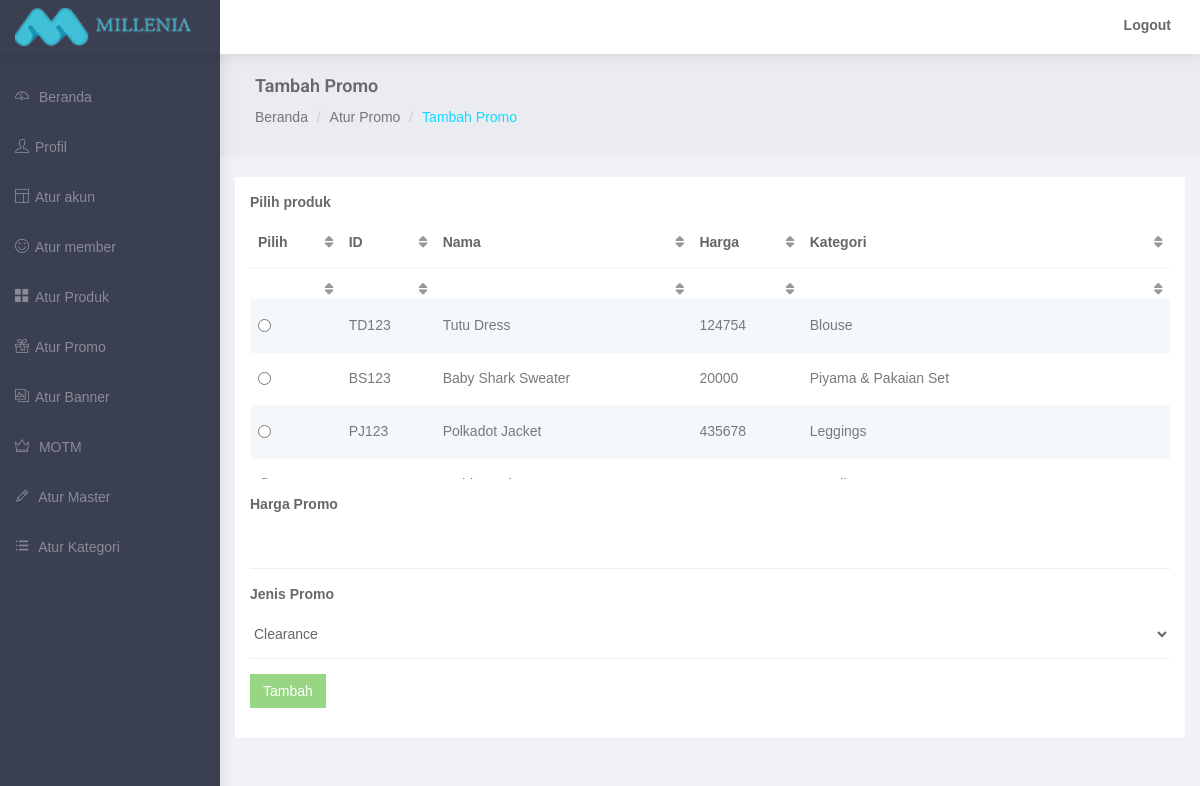
The app's page /admin/add-promo.php (signed in) with its own data.
### tables this page shows
CREATE TABLE `mi_product` (
  `product_no` int(11) NOT NULL,
  `product_code` varchar(20) DEFAULT NULL,
  `product_name` varchar(100) NOT NULL,
  `product_price` int(11) NOT NULL,
  `product_price_grosir1` int(3) DEFAULT NULL,
  `product_price_grosir2` int(3) DEFAULT NULL,
  `product_price_grosir3` int(3) DEFAULT NULL,
  `product_weight` int(11) NOT NULL,
  `product_subsubcategory_id` int(11) NOT NULL,
  `product_desc` varchar(300) NOT NULL,
  `product_detail` text NOT NULL,
  `product_size_detail` text NOT NULL,
  `product_motm` enum('Y','N') NOT NULL DEFAULT 'N',
  `product_active` enum('Y','N') NOT NULL,
  `product_clearance_active` enum('Y','N') NOT NULL DEFAULT 'N',
  `product_time_active` enum('Y','N') NOT NULL DEFAULT 'N',
  `product_qty_active` enum('Y','N') NOT NULL DEFAULT 'N',
  `product_time_day` date NOT NULL,
  `product_time_hour` time NOT NULL,
  `product_time_day_end` date NOT NULL,
  `product_time_hour_end` time NOT NULL,
  `product_qty_sale` int(11) DEFAULT NULL,
  `product_promo_price` int(11) NOT NULL,
  `product_timestamp` timestamp NOT NULL DEFAULT CURRENT_TIMESTAMP,
  `product_created_user` varchar(20) NOT NULL
);

### admin/add-promo.php (the view, shortened to what this page needs)
<?php
	require 'includes/connect.php';
?>
<!DOCTYPE html>
<html lang="en">
<head>
</head>
<body>
    <div id="wrapper">
        <div id="page-wrapper">
            <div class="container-fluid">
                <div class="row bg-title">
                    <div class="col-lg-12">
                        <h4 class="page-title">Tambah Promo</h4>
                        <ol class="breadcrumb">
                            <li><a href="index.php">Beranda</a></li>
                            <li><a href="manage-promo.php">Atur Promo</a></li>
                            <li class="active">Tambah Promo</li>
                        </ol>
                    </div>
                </div>
                <div class="row">
                    <div class="col-md-12 col-lg-12 col-sm-12">
                        <div class="white-box">
                            <form class="form-horizontal form-material" method="post" action="add-promo.php">
                                <div class="form-group">
                                    <label class="col-md-12">Pilih produk</label>
                                    <div class="col-md-12">
                                        <div class="table-responsive">
                                            <table id="tbl" class="table-striped table">
                                                <thead>
                                                    <tr>
                                                        <th>Pilih</th>
                                                        <th>ID</th>
                                                        <th>Nama</th>
                                                        <th>Harga</th>
                                                        <th>Kategori</th>
                                                    </tr>
                                                </thead>
                                                <tbody>
                                                    <?php
                                                    $list = mysqli_query($conn, "SELECT * FROM mi_view_product WHERE LENGTH(promo) < 1");
                                                    while ($row = mysqli_fetch_assoc($list))
                                                      {
                                                        $no = $row['product_no'];
                                                        $id = $row['product_code'];
                                                        $name = $row['product_name'];
                                                        $price = $row['product_price'];
                                                        $category = $row['subsubcategory_name'];
                                                        echo "
                                                        <tr class='result'>
                                                          <td><input required type='radio' name='products[]' value='".$no."'</td>
                                                          <td>".$id."</td>
                                                          <td>".$name."</td>
                                                          <td>".$price."</td>
                                                          <td>".$category."</td>
                                                        </tr>
                                                        ";
                                                      }
                                                    ?>
                                                </tbody>
                                            </table>
                                        </div>
                                    </div>
                                </div>
                                <div class="form-group">
                                    <label class="col-md-12">Harga Promo</label>
                                    <div class="col-md-12 money">
                                        <input type="text" class="numberOnly form-control form-control-line" autocomplete="off" maxlength="50" name="promo" />
                                         </div>
                                </div>
                                <div class="form-group">
                                    <label class="col-md-12">Jenis Promo</label>
                                    <div class="col-md-12">
                                        <select name="category" class="form-control" id="category" required="yes">
                                            <option value="clearance">Clearance</option>
                                        </select>
                                    </div>
                                </div>
                                <div class="form-group">
                                    <div class="col-sm-12">
                                        <button class="btn btn-success" type="submit" name="tambah">Tambah</button>
                                    </div>
                                </div>
                            </form>
                        </div>
                    </div>
                </div>
            </div>
        </div>
    </div>
</body>
</html>

### admin/css/style2.css (style rules this page uses)
* { box-sizing: border-box; -moz-box-sizing: border-box; -webkit-box-sizing: border-box; font-family: arial; }
body { background: #bdc3c7; }
.form-group { position: relative; margin-bottom: 15px; }
.form-control { width: 100%; height: 50px; border: none; padding: 5px 7px 5px 15px; background: #fff; color: #666; border: 2px solid #ddd; -moz-border-radius: 4px; -webkit-border-radius: 4px; border-radius: 4px; }

### records on screen
mi_product: product_code "TD123", product_name "Tutu Dress", product_price "124754", category "Blouse"
mi_product: product_code "BS123", product_name "Baby Shark Sweater", product_price "20000", category "Piyama & Pakaian Set"
mi_product: product_code "PJ123", product_name "Polkadot Jacket", product_price "435678", category "Leggings"
